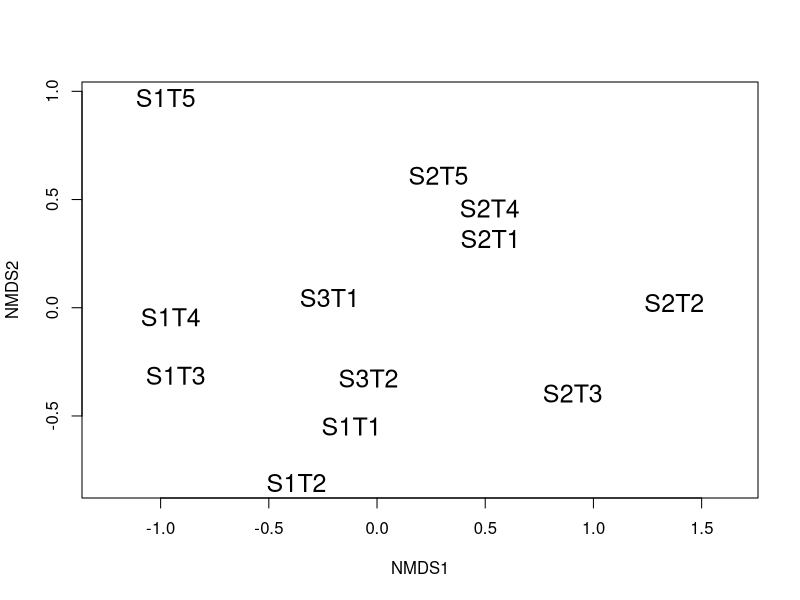

Reproduce this figure in R. (Note: this script raises an error after producing the figure.)
# Draft of R script to perform some ecological analyses on clustered data
# originating from single Sanger ITS reads

# Originally written by Naupaka Zimmerman
# nzimmerman@usfca.edu
# August 24, 2017

## TODO: Fix paths for the files

# load libraries
library("dplyr")
library("tidyr")
library("vegan")

# load files
otus <- read.table("seq_with_OTU_ID.txt")
groups <- read.table("groupfile.tsv")
trees <- read.csv("2017-06-09_M_excel_tree_metadata - Sheet1.csv",
                  stringsAsFactors = FALSE)

# count by groups instead of trees
otu_table <- otus %>%
  left_join(groups, by = c("V1" = "V1")) %>%
  group_by(V2.x, V2.y) %>%
  summarize(count = n()) %>%
  spread(V2.x, count, fill = 0)

# get rid of rows with NA
otu_table <- as.data.frame(na.omit(otu_table))

# fix row name problems for vegan
row.names(otu_table) <- otu_table[, 1]
otu_table <- otu_table[, -1]

# drop out USF test sample
otu_table <- otu_table[1:12,]

# do and plot ordination with this matrix
plot(metaMDS(otu_table), type = "t", display = "sites", cex = 1.5)

# fix row names to be more readable
row.names(otu_table) <- c(paste("Balboa - Tree", 1:4),
                         paste("Downtown - Tree", 1:4),
                         paste("Mt. Davidson - Tree", 1:4),
                         "USF")

# some species accumulation curves
rarecurve(otu_table, main = "Species accumulation curves for endophytic fungi")
plot(colSums(otu_table))
plot(specaccum(otu_table, method = "rare"), xvar = "individuals")

# more sophisticaed multi-step ordination plotting
ord_obj <- metaMDS(otu_table)
plot(ord_obj,
     type = "points",
     display = "sites",
     cex = 1.5,
     main = "NMDS ordination of fungal community composition")
group_labels <- c(rep("Balboa", 4), rep("Downtown", 4), rep("Mt. Davidson", 4), "USF")
ordispider(ord_obj,
           groups = group_labels,
           label = TRUE,
           cex = 1.2)
